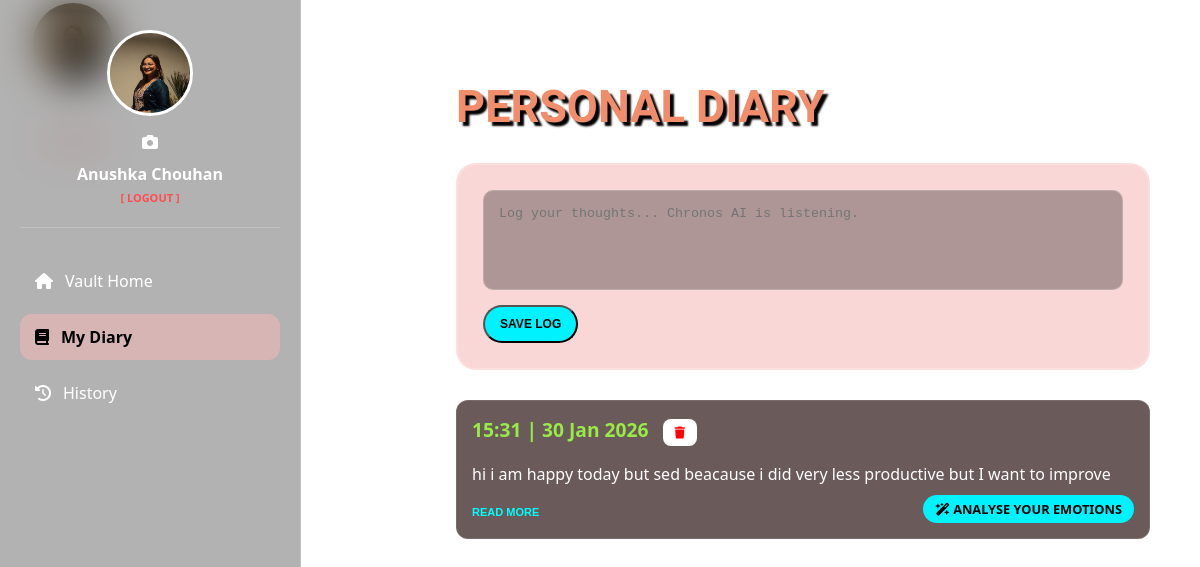
Page /diary (signed in) on the committed database.
### app.py (models this page shows)
class User(UserMixin, db.Model):
    id = db.Column(db.Integer, primary_key=True)
    username = db.Column(db.String(50), unique=True, nullable=False)
    password = db.Column(db.String(200), nullable=False)
    profile_pic = db.Column(db.String(200), nullable=True, default='default_avatar.png')
    capsules = db.relationship('Capsule', backref='owner', lazy=True)
    diary_entries = db.relationship('DiaryEntry', backref='owner', lazy=True)

class DiaryEntry(db.Model):
    id = db.Column(db.Integer, primary_key=True)
    content = db.Column(db.Text, nullable=False)
    date_posted = db.Column(db.DateTime, default=lambda: datetime.now(timezone.utc))
    user_id = db.Column(db.Integer, db.ForeignKey('user.id'), nullable=False)

### app.py (the view, shortened to what this page needs)
@app.route('/diary', methods=['GET', 'POST'])
@login_required
def diary():
    entries = DiaryEntry.query.filter_by(user_id=current_user.id).order_by(DiaryEntry.date_posted.desc()).all()
    return render_template('index.html', entries=entries, active_page='diary')

### app.py (called while the page is built)
@login_manager.user_loader
def load_user(user_id):
    return User.query.get(int(user_id))

### templates/index.html (shortened to what this page needs)
<!DOCTYPE html>
<html lang="en">
<head>
    <link rel="stylesheet" href="https://cdnjs.cloudflare.com/ajax/libs/font-awesome/6.4.2/css/all.min.css">
    <link rel="stylesheet" href="{{ url_for('static', filename='css/style.css') }}">
</head>
<body>
    <div class="profile-box mobile-only">
        <img src="{{ url_for('static', filename='profile_pics/' + current_user.profile_pic) if current_user.profile_pic else 'https://cdn-icons-png.flaticon.com/512/3135/3135715.png' }}" class="profile-img">
        <div style="font-weight: bold; margin-bottom: 5px;">{{ current_user.username }}</div>
        <a href="/logout" class="logout-link">
            <i class="fa-solid fa-power-off"></i> LOGOUT
        </a>
    </div>
    <div class="sidebar">
        <div class="profile-box">
            <label for="photo-input" style="cursor: pointer; position: relative; display: inline-block;">
                <img src="{{ url_for('static', filename='profile_pics/' + current_user.profile_pic) if current_user.profile_pic else 'https://cdn-icons-png.flaticon.com/512/3135/3135715.png' }}"
                     class="profile-img"
                     style="object-fit: cover;">
                <div class="camera-icon">
                    <i class="fa-solid fa-camera"></i>
                </div>
            </label>
            <div style="font-weight: bold; margin-top: 10px;">{{ current_user.username }}</div>
            <a href="/logout" class="logout-link">[ LOGOUT ]</a>
        </div>
        <nav class="nav-links">
            <a href="/" class="{{ 'active' if active_page == 'home' }}"><i class="fa-solid fa-house"></i> Vault Home</a>
            <a href="/diary" class="{{ 'active' if active_page == 'diary' }}"><i class="fa-solid fa-book"></i> My Diary</a>
            <a href="/history" class="{{ 'active' if active_page == 'history' }}"><i class="fa-solid fa-clock-rotate-left"></i> History</a>
        </nav>
    </div>
    <div class="main-content">
        <div class="main-layout">
            <div class="content-area">
                {% if active_page == 'home' %}
                    <h1>CHRONOS VAULT</h1>
                    <div class="input-card">
                        <form action="/bury" method="POST">
                            <textarea name="message" placeholder="Seal a thought for the future..." required></textarea>
                            <div class="input-row">
                                <input type="date" name="unlock_date" required>
                                <button type="submit" class="save-btn">SEAL</button>
                            </div>
                        </form>
                    </div>
                    <h3 class="section-title">PENDING TRANSMISSIONS</h3>
                    <div class="list">
                        {% for capsule in capsules %}
                            <div class="capsule-item">
                                <div>
                                    <small class="unlock-date">Unlocks: {{ capsule.unlock_date.strftime('%d %b %Y') }}</small>
                                    <div class="encrypted-tag"><i class="fa-solid fa-lock"></i> Encrypted</div>
                                </div>
                                <a href="{{ url_for('delete', id=capsule.id) }}" class="delete-btn">Remove</a>
                            </div>
                        {% endfor %}
                    </div>
              {% elif active_page == 'diary' %}
    <h1>PERSONAL DIARY</h1>
    <div class="input-card">
        <form action="/diary" method="POST">
            <textarea name="content" placeholder="Log your thoughts... Chronos AI is listening." required style="height: 100px;"></textarea>
            <button type="submit"  class="save-btn">SAVE LOG</button>
        </form>
    </div>
{% for entry in entries %}
<div class="diary-entry">
    <div class="diary-header">
      <small class="date"> <b> {{ entry.date_posted.strftime('%H:%M | %d %b %Y') }}</b></small>
        <a href="{{ url_for('delete_diary', id=entry.id) }}" class="delete-btn"><i class="fa-solid fa-trash"></i></a>
    </div>
    <div class="reveal-text" id="content-{{ entry.id }}">
        {{ entry.content }}
    </div>
    <div class="diary-actions-footer" style="display: flex; justify-content: space-between; align-items: center; margin-top: 10px;">
        <button class="read-more-btn" onclick="toggleExpand('{{ entry.id }}', this)">READ MORE</button>
        <a href="{{ url_for('analyze_entry', id=entry.id) }}" class="ai-sync-btn" style="text-decoration: none; color: #00ffff; font-weight: bold; font-size: 0.8rem;">
            <i class="fa-solid fa-wand-magic-sparkles"></i> ANALYSE YOUR EMOTIONS
        </a>
    </div>
</div>
{% endfor %}
                {% endif %}
            </div>
        </div>
    </div>
</body>
</html>

### static/css/style.css (style rules this page uses)
:root { --accent: #010202; --bg: #0a0b10; --glass-pink: #f6b7b78e; --border: rgba(255, 255, 255, 0.2); --sidebar-width: 260px; }
body { margin: 0; padding: 0; display: flex; min-height: 100vh; background-image: url('https://img.freepik.com/free-vector/papercut-colorful-layers-3d-color-texture-background_1035-13964.jpg'); background-attachment: fixed; background-size: 120% 120%; background-position: center; transition: background-position 0.2s ease-out; font-family: 'Segoe UI', sans-serif; color: white; overflow-x: hidden; }
body::before { filter: blur(10px); }
.sidebar { width: var(--sidebar-width); background: rgba(0, 0, 0, 0.3); backdrop-filter: blur(20px); border-right: 1px solid var(--border); height: 100vh; position: fixed; display: flex; flex-direction: column; padding: 30px 20px; z-index: 100; }
.profile-box { text-align: center; margin-bottom: 30px; border-bottom: 1px solid var(--border); padding-bottom: 20px; }
.profile-img { width: 80px; height: 80px; border-radius: 50%; border: 3px solid white; margin-bottom: 10px; }
.nav-links a { text-decoration: none; color: #fff; padding: 12px 15px; border-radius: 12px; transition: 0.3s; display: flex; align-items: center; gap: 12px; margin-bottom: 10px; }
.nav-links a:hover, .nav-links a.active { background: var(--glass-pink); color: var(--accent); font-weight: bold; }
.main-content { flex: 1; margin-left: var(--sidebar-width); padding: 50px; }
.main-layout { display: flex; max-width: 1200px; margin: 0 auto; gap: 30px; align-items: flex-start; }
.content-area { flex: 2; min-width: 0; }
h1 { font-family: "Goldman"; font-size: 45px; color: #f18d6b; text-shadow: 4px 4px 2px #000; margin-bottom: 30px; }
.input-card { background: var(--glass-pink); backdrop-filter: blur(10px); border: 2px solid var(--border); border-radius: 20px; padding: 25px; margin-bottom: 30px; }
textarea { width: 100%; background: rgba(0,0,0,0.3); border: 1px solid var(--border); border-radius: 10px; color: white; padding: 15px; box-sizing: border-box; resize: none; outline: none; }
.diary-entry { background: rgba(40, 16, 16, 0.691); border-radius: 12px; padding: 15px; margin-bottom: 15px; border: 1px solid rgba(255, 255, 255, 0.1); }
.reveal-text { max-height: 60px; overflow: hidden; transition: max-height 0.5s ease; position: relative; margin-top: 20px; }
.read-more-btn { background: none; border: none; color: #00ffff; font-size: 11px; cursor: pointer; padding: 5px 0; font-weight: bold; text-transform: uppercase; }
.delete-btn { background: white; color: red; padding: 5px 12px; border-radius: 8px; text-decoration: none; font-size: 12px; font-weight: bold; margin-left: 10px; margin-top: 10px; }
.ai-sync-btn { background: #00f2ff; color: black !important; padding: 5px 12px; border-radius: 20px; font-size: 10px; font-weight: bold; text-decoration: none; transition: 0.3s; }
.read-more-btn { background: none; border: none; color: #00ffff; font-size: 11px; cursor: pointer; font-weight: bold; text-transform: uppercase; margin-top: 5px; }
.logout-link { text-decoration: none; color: #ff4d4d; font-size: 11px; font-weight: bold; }
.date { font-size: 1.2rem; color: #98eb45; }
.save-btn { background: #00f2ff; color: black !important; padding: 10px 15px; border-radius: 20px; font-size: 12px; font-weight: bold; text-decoration: none; transition: 0.3s; margin-top: 10px; }

### rows in the picture
User: profile_pic (picture), username "Anushka Chouhan"
DiaryEntry: date_posted "15:31 | 30 Jan 2026", content "hi i am happy today but sed beacause i did very less productive but I want to improve"
